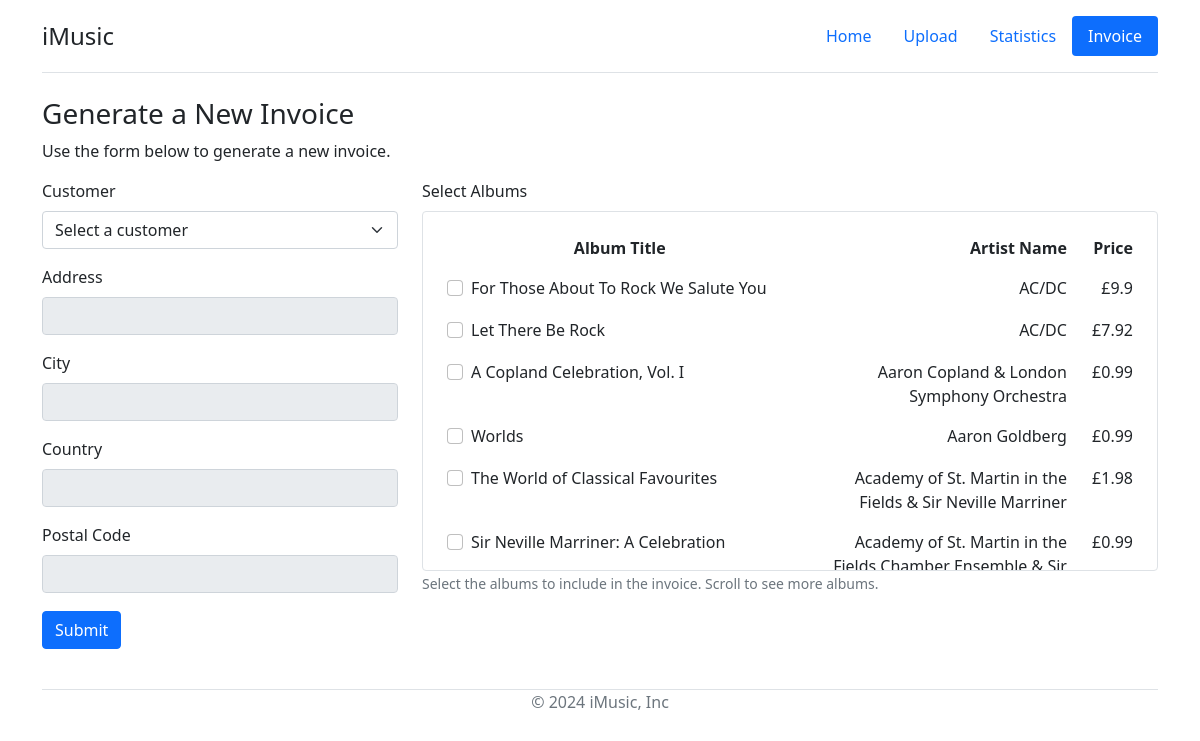
The app's page /invoice/ with its own data.
### tables this page shows
CREATE TABLE [Album]
(
    [AlbumId] INTEGER  NOT NULL,
    [Title] NVARCHAR(160)  NOT NULL,
    [ArtistId] INTEGER  NOT NULL,
    CONSTRAINT [PK_Album] PRIMARY KEY  ([AlbumId]),
    FOREIGN KEY ([ArtistId]) REFERENCES [Artist] ([ArtistId]) 
		ON DELETE NO ACTION ON UPDATE NO ACTION
);

### iMusic.py (the view)
@app.route('/invoice/', methods=['GET'])
def invoice():
    customers = get_all_customers()
    albums = get_all_albums()
    return render_template('invoice.html', customers=customers, albums=albums)

### iMusic.py (called while the page is built)
def get_all_customers():
    conn = sqlite3.connect(DB_FILE)
    cursor = conn.cursor()
    cursor.execute("""
        SELECT
            CustomerId,
            FirstName || ' ' || UPPER(LastName) AS FullName,
            Address, City, Country, PostalCode
        FROM Customer
    """)
    customers = [{'customer_id': row[0], 'name': row[1], 'address':row[2], 'city':row[3], 'country':row[4], 'postal_code':row[5]} for row in cursor.fetchall()]
    cursor.close()
    conn.close()
    return customers

def get_all_albums():
    conn = sqlite3.connect(DB_FILE)
    cursor = conn.cursor()
    cursor.execute("""
        SELECT Album.AlbumId, Album.Title, Artist.Name, ROUND(SUM(Track.UnitPrice), 2) AS AlbumPrice
        FROM Album
        JOIN Artist ON Album.ArtistId = Artist.ArtistId
        JOIN Track ON Album.AlbumId = Track.AlbumId
        GROUP BY Album.AlbumId
        ORDER BY Artist.Name, Album.Title
        """)
    albums = [{'album_id': row[0], 'title': row[1], 'artist': row[2], 'price': row[3]} for row in cursor.fetchall()]
    cursor.close()
    conn.close()
    return albums

### templates/invoice.html (shortened to what this page needs)
{% extends 'base.html' %}
{% set active_page = "invoice" %}
{% block content %}
    <h3>Generate a New Invoice</h3>
    <p>Use the form below to generate a new invoice.</p>
    <form action="/generate_invoice/" method="POST">
        <div class="row g-4">
            <section class="col-md-4">
                <label for="customer" class="form-label">Customer</label>
                <select class="form-select" id="customer" name="customer" onchange="updateCustomerDetails()" required>
                    <option value="" selected disabled>Select a customer</option>
                </select>
                <div class="mt-3">
                    <label for="address" class="form-label">Address</label>
                    <input type="text" class="form-control" id="address" name="address" readonly>
                </div>
                <div class="mt-3">
                    <label for="city" class="form-label">City</label>
                    <input type="text" class="form-control" id="city" name="city" readonly>
                </div>
                <div class="mt-3">
                    <label for="country" class="form-label">Country</label>
                    <input type="text" class="form-control" id="country" name="country" readonly>
                </div>
                <div class="mt-3">
                    <label for="postal_code" class="form-label">Postal Code</label>
                    <input type="text" class="form-control" id="postal_code" name="postal_code" readonly>
                </div>
            </section>
            <section class="col-md-8">
                <label for="albums" class="form-label">Select Albums</label>
                <div class="border p-3 rounded" style="max-height: 360px; overflow-y: auto;">
                    <table class="table table-borderless mb-0">
                        <thead>
                            <tr>
                                <th class="text-center">Album Title</th>
                                <th class="text-end">Artist Name</th>
                                <th class="text-end">Price</th>
                            </tr>
                        </thead>
                        <tbody>
                            {% for album in albums %}
                                <tr>
                                    <td>
                                        <div class="form-check">
                                            <input class="form-check-input" type="checkbox" id="album_{{ album.album_id }}" name="albums" value="{{ album.album_id }}">
                                            <label class="form-check-label" for="album_{{ album.album_id }}">
                                                {{ album.title }}
                                            </label>
                                        </div>
                                    </td>
                                    <td class="text-end">{{ album.artist }}</td>
                                    <td class="text-end">£{{ album.price }}</td>
                                </tr>
                            {% endfor %}
                        </tbody>
                    </table>
                </div>
                <small class="form-text text-muted">Select the albums to include in the invoice. Scroll to see more albums.</small>
            </section>
        </div>
        <button type="submit" class="btn btn-primary mt-3">Submit</button>
    </form>
{% endblock %}

### templates/base.html (shortened to what this page needs)
<!DOCTYPE html>
<html lang="en">
<head>
    <link rel="stylesheet" href="{{ url_for('static', filename='css/bootstrap.min.css') }}">
</head>
<body>
<div class="container">
    <header class="d-flex flex-wrap justify-content-center py-3 mb-4 border-bottom">
        <a href="/" class="d-flex align-items-center mb-3 mb-md-0 me-md-auto text-dark text-decoration-none">
            <span class="fs-4">iMusic</span>
        </a>
        <ul class="nav nav-pills">
            <li class="nav-item">
                <a href="/" class="nav-link {% if active_page == 'index' %}active{% endif %}" aria-current="{% if active_page == 'index' %}page{% endif %}">
                    Home
                </a>
            </li>
            <li class="nav-item">
                <a href="/upload/" class="nav-link {% if active_page == 'upload' %}active{% endif %}" aria-current="{% if active_page == 'upload' %}page{% endif %}">
                    Upload
                </a>
            </li>
            <li class="nav-item">
                <a href="/statistics/" class="nav-link {% if active_page == 'statistics' %}active{% endif %}" aria-current="{% if active_page == 'statistics' %}page{% endif %}">
                    Statistics
                </a>
            </li>
            <li class="nav-item">
                <a href="/invoice/" class="nav-link {% if active_page == 'invoice' %}active{% endif %}" aria-current="{% if active_page == 'invoice' %}page{% endif %}">
                    Invoice
                </a>
            </li>
        </ul>
    </header>
    {% block content %}
    {% endblock %}
    <footer class="py-3 my-4">
        <p class="text-center text-muted border-top">&copy; 2024 iMusic, Inc</p>
    </footer>
</div>
</body>
</html>

### records on screen
Album: title "For Those About To Rock We Salute You", artist "AC/DC", price "9.9"
Album: title "Let There Be Rock", artist "AC/DC", price "7.92"
Album: title "A Copland Celebration, Vol. I", artist "Aaron Copland & London Symphony Orchestra", price "0.99"
Album: title "Worlds", artist "Aaron Goldberg", price "0.99"
Album: title "The World of Classical Favourites", artist "Academy of St. Martin in the Fields & Sir Neville Marriner", price "1.98"
Album: title "Sir Neville Marriner: A Celebration", artist "Academy of St. Martin in the…", price "0.99"
